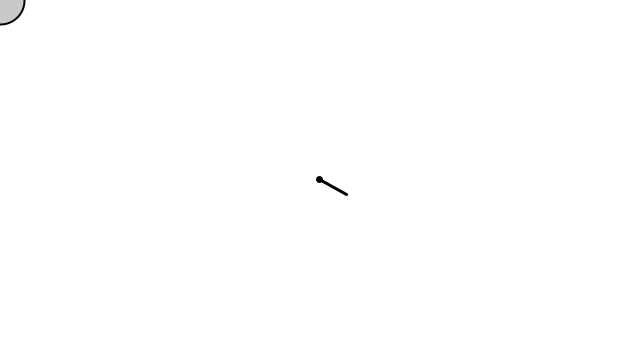
Frame 1 (no input)
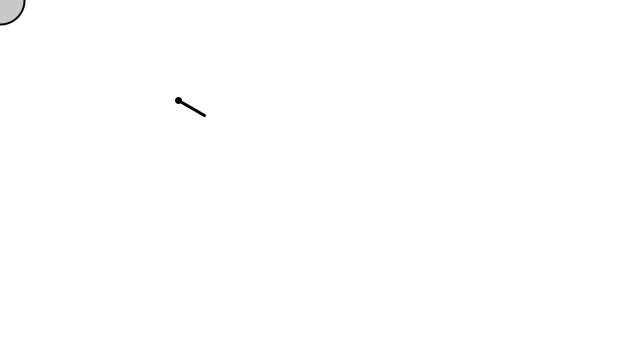
Frame 60 (the mouse pressed at the canvas centre just before this capture)
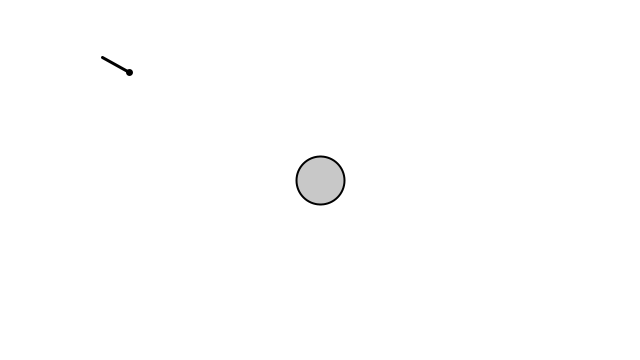
Frame 120 (the mouse held since frame 60 and released just before this capture)

The Processing sketch that drew these frames (run headless with seeded random() and noise(); from frame 60 on, the mouse is pressed at the canvas centre):

// Processing sketch: NOC_6_02_Arrive
// ── NOC_6_02_Arrive.pde
// The Nature of Code
// Daniel Shiffman
// http://natureofcode.com

// One vehicle "arrives"
// See: http://www.red3d.com/cwr/

Vehicle v;

void setup() {
  size(640, 360);
  v = new Vehicle(width/2, height/2);
}

void draw() {
  background(255);

  PVector mouse = new PVector(mouseX, mouseY);

  // Draw an ellipse at the mouse location
  fill(200);
  stroke(0);
  strokeWeight(2);
  ellipse(mouse.x, mouse.y, 48, 48);

  // Call the appropriate steering behaviors for our agents
  v.arrive(mouse);
  v.update();
  v.display();
}
// ── Vehicle.pde
// The Nature of Code
// Daniel Shiffman
// http://natureofcode.com

// The "Vehicle" class

class Vehicle {
  
  PVector location;
  PVector velocity;
  PVector acceleration;
  float maxforce;    // Maximum steering force
  float maxspeed;    // Maximum speed

  Vehicle(float x, float y) {
    acceleration = new PVector(0,0);
    velocity = new PVector(0,0);
    location = new PVector(x,y);
    maxspeed = 4;
    maxforce = 0.1;
  }

  // Method to update location
  void update() {
    // Update velocity
    velocity.add(acceleration);
    // Limit speed
    velocity.limit(maxspeed);
    location.add(velocity);
    // Reset accelerationelertion to 0 each cycle
    acceleration.mult(0);
   }

  void applyForce(PVector force) {
    // We could add mass here if we want A = F / M
    acceleration.add(force);
  }

  // A method that calculates a steering force towards a target
  // STEER = DESIRED MINUS VELOCITY
  void arrive(PVector target) {
    PVector desired = PVector.sub(target,location);  // A vector pointing from the location to the target
    
    //float d = desired.mag();
    // Scale with arbitrary damping within 100 pixels
    //if (d < 100) {
    //  float m = map(d,0,100,0,maxspeed);
    //  desired.setMag(m);
    //} else {
    //  desired.setMag(maxspeed);
    //}

    // Steering = Desired minus Velocity
    PVector steer = PVector.sub(desired,velocity);
    steer.limit(maxforce);  // Limit to maximum steering force
    applyForce(steer);
  }
  
  void display() {
    float h = velocity.heading();
    fill(127);
    stroke(0);
    strokeWeight(3);
    PVector v = new PVector(-30,0);
    v.rotate(h);
    v.add(location);
    strokeWeight(7);    
    point(location.x,location.y);   
    strokeWeight(3);    
    line(location.x,location.y, v.x, v.y);  
  }
}
